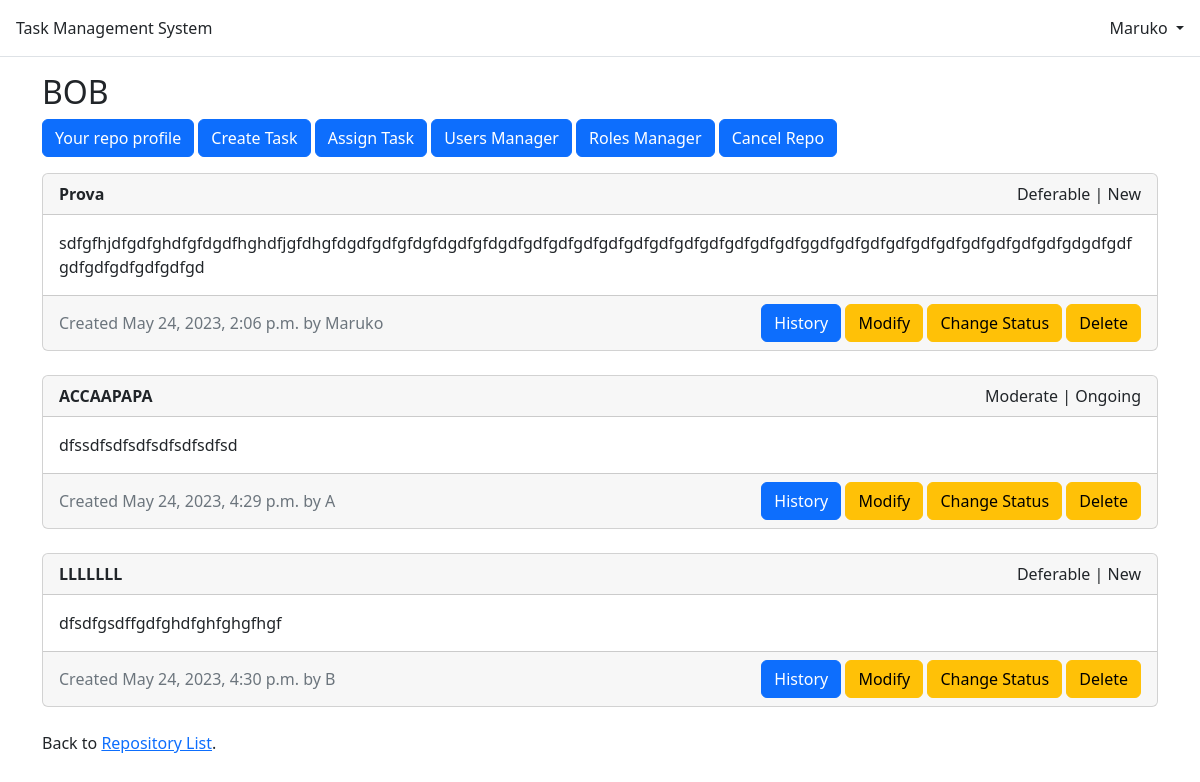
Page /repository/1_Maruko/ (signed in) on the earlier database version.
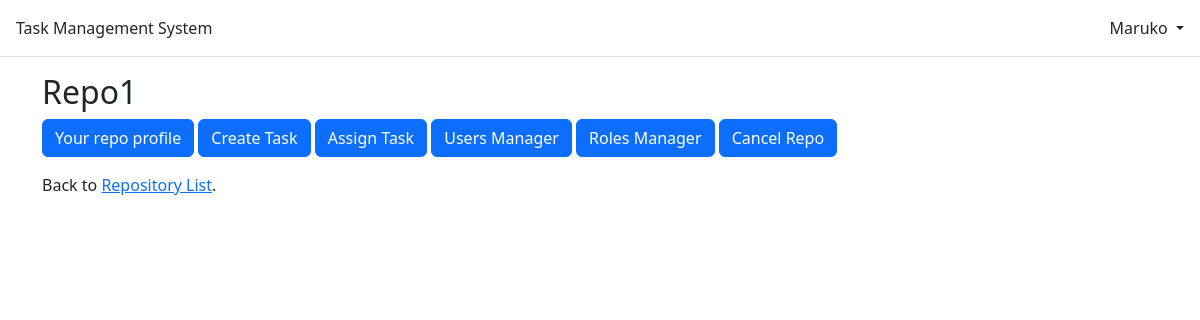
Same page on the later database version.
### repository/models.py (models this page shows)
class Repository(models.Model):
    repo_id = models.AutoField(primary_key=True)
    name = models.CharField(max_length=30)
    created = models.DateTimeField(auto_now_add=True)
    last_modified = models.DateTimeField(auto_now=True)
    created_by = models.ForeignKey(settings.AUTH_USER_MODEL,on_delete=models.CASCADE)
    class Meta:
        db_table = 'tms_repository'

### task/models.py (models this page shows)
class Task(models.Model):
    class Task_status(models.TextChoices):
        NEW = "N", _("New")
        ONGOING = "O", _("Ongoing")
        WAITING = "W", _("Waiting")
        FINISHED = "F", _("Finished")
        REMOVED = "R", _("Removed")
    class Task_priority(models.TextChoices):
        DEFERABLE = "D", _("Deferable")
        MODERATE = "M", _("Moderate")
        URGENT = "U", _("Urgent")
    task_id = models.AutoField(primary_key=True)
    title = models.CharField(max_length=80)
    description = models.CharField(max_length=500)
    created = models.DateTimeField(auto_now_add=True)
    last_modified = models.DateTimeField(auto_now=True)
    status = models.CharField(max_length=1,choices=Task_status.choices,default=Task_status.NEW)
    priority = models.CharField(max_length=1,choices=Task_priority.choices,default=Task_priority.DEFERABLE)
    created_by = models.ForeignKey(settings.AUTH_USER_MODEL,on_delete=models.CASCADE)
    repo_id = models.ForeignKey("repository.Repository",on_delete=models.CASCADE)
    class Meta:
        db_table = 'tms_task'

### repository/views.py (the view)
# urls.py: path("<int:pk>_<str:name>/", views.RepositoryDetailView.as_view(), name="repository_detail"),
class RepositoryDetailView(DetailView):
    model = Repository
    template_name = "repository/repository_detail.html"
    context_object_name = "repo"
    def get_context_data(self, **kwargs):
        context = super().get_context_data(**kwargs)
        context["Repo_tasks"] = Task.objects.all().filter(repo_id = self.kwargs["pk"])
        return context

### templates/repository/repository_detail.html
{% extends "base.html" %}
{% block content %}
{% if user.is_authenticated %}
<div class="repository-entry">
  <h2>{{ repo.name }}</h2>
</div>
<div>
  <p>
    <a class="btn btn-primary" href="" role="button">Your repo profile</a>
    <a class="btn btn-primary" href="{% url 'task_new' repo.repo_id repo.name %}" role="button">Create Task</a>
    <a class="btn btn-primary" href="" role="button">Assign Task</a>
    <a class="btn btn-primary" href="{% url 'repo_user_list' repo.repo_id repo.name %}" role="button">Users Manager</a>
    <a class="btn btn-primary" href="{% url 'role_list' repo.repo_id repo.name %}" role="button">Roles Manager</a>
    <a class="btn btn-primary" href="" role="button">Cancel Repo</a>
  </p>
  {% for task in Repo_tasks %}
  <div class="card">
    <div class="d-inline-flex card-header align-items-center justify-content-between">
      <div class="text-start">
        <span class="fw-bold"> {{ task.title }} </span>
      </div>
      <div class="text-end">
        <span>{{ task.get_priority_display }} | {{ task.get_status_display }}</span>
      </div>
    </div>
    <div class="card-body">
      {{ task.description }}
    </div>
    <div class="d-inline-flex card-footer text-center text-muted align-items-center justify-content-between">
      <div class="text-start">
        <span>Created {{ task.created }} by {{ task.created_by }}</span>
      </div>
      <div class="text-end">
        <a class="btn btn-primary" href="" role="button">History</a>
        <a class="btn btn-warning" href="{% url 'task_edit' task.repo_id.repo_id task.repo_id.name task.task_id %}" role="button">Modify</a>
        <a class="btn btn-warning" href="{% url 'task_status' task.repo_id.repo_id task.repo_id.name task.task_id %}" role="button">Change Status</a>
        <a class="btn btn-warning" href="{% url 'task_delete' task.repo_id.repo_id task.repo_id.name task.task_id %}" role="button">Delete</a>
      </div>
    </div>
  </div>
  <br />
  {% endfor %}
  <p>Back to <a href="{% url 'repository_list' %}">Repository List</a>.</p>
</div>
{% endif %}
{% endblock content %}

Differences in the rows shown:
removed Task: title "Prova", priority "Deferable", status "New", description "sdfgfhjdfgdfghdfgfdgdfhghdfjgfdhgfdgdfgdfgfdgfdgdfgfdgdfgdfgdfgdfgdfgdfgdfgdfgdfgdfgdfgdfggdfgdfgdfgdfgdfgdfgdfgdfgdfgdfgdgdfgdfgdfgdfgdfgdfgdfgd", created "May 24, 2023, 2:06 p.m.", created_by "Maruko"
removed Task: title "ACCAAPAPA", priority "Moderate", status "Ongoing", description "dfssdfsdfsdfsdfsdfsdfsd", created "May 24, 2023, 4:29 p.m.", created_by "A"
removed Task: title "LLLLLLL", priority "Deferable", status "New", description "dfsdfgsdffgdfghdfghfghgfhgf", created "May 24, 2023, 4:30 p.m.", created_by "B"
changed Repository: name "BOB" → "Repo1"
